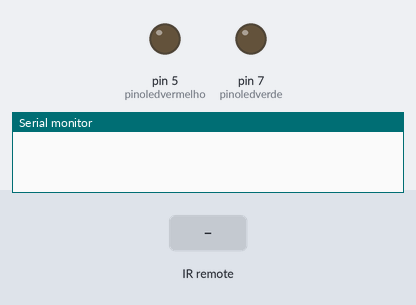
A sketch run on a simulated Arduino Uno, built with avr-gcc and run on an emulated ATmega328P. Shown: output pins drawn as LEDs (lit = HIGH), the last lines printed to the serial monitor. Inputs (shaded band) come from the test bench.

Above: at 1.2 s.
1.3 s: infrared code 0x511DBB received
At 1.6 s:
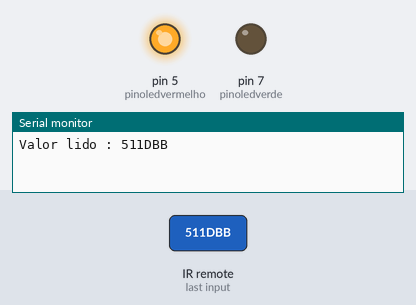
2.8 s: infrared code 0xFFA25D received
At 4.0 s:
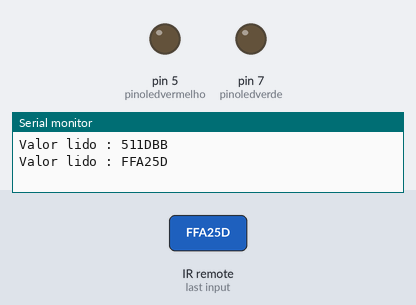
Timing chart, 0 to 5.8 s (numbered marks = the images above; inputs shaded):
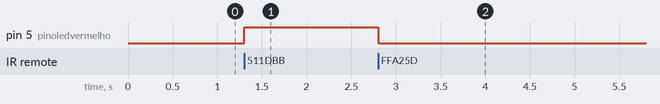

The sketch:

sketch_jun09b.ino
```cpp
#include <IRremote.h>

int RECV_PIN = 11;
float armazenavalor;
int pinoledvermelho = 5;
int pinoledverde = 7;

IRrecv irrecv(RECV_PIN);
decode_results results;

void setup()
{
  pinMode(pinoledvermelho, OUTPUT);
  pinMode(pinoledverde, OUTPUT);
  Serial.begin(9600);
  irrecv.enableIRIn(); // Inicializa o receptor IR
}

void loop()
{
  if (irrecv.decode(&results))
  {
    Serial.print("Valor lido : ");
    Serial.println(results.value, HEX);
    armazenavalor = (results.value);
    if (armazenavalor == 0x511DBB) //Verifica se a tecla 1 foi acionada
    {
      digitalWrite(pinoledvermelho, HIGH);  //Acende o led vermelho
    }
    if (armazenavalor == 0xFFA25D) //Verifica se a tecla 2 foi acionada
    {
      digitalWrite(pinoledvermelho, LOW); //Apaga o led vermelho
    }

  irrecv.resume(); //Le o próximo valor
  }
}
```

Measured:
- after the input at 1.3 s, pin 5 (pinoledvermelho): LOW → HIGH at once
- after the input at 2.8 s, pin 5 (pinoledvermelho): HIGH → LOW at once
